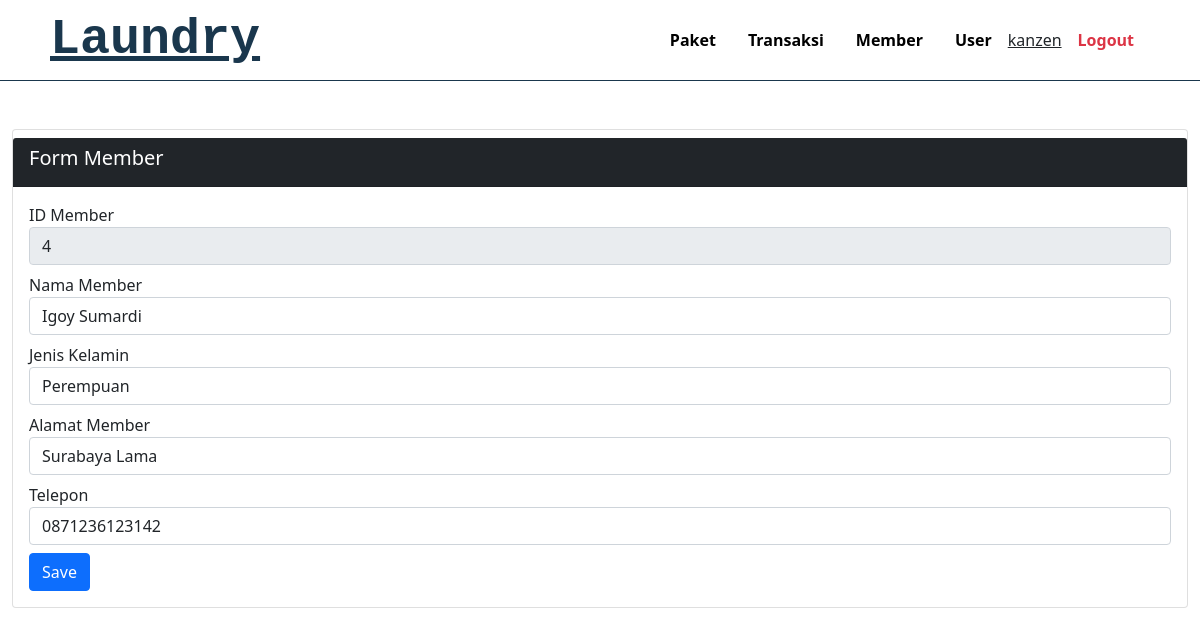
The app's page /form-member.php?id_member=4 (signed in) with its own data.
### tables this page shows
CREATE TABLE `member` (
  `id_member` int(11) NOT NULL,
  `nama_member` varchar(100) NOT NULL,
  `alamat` text NOT NULL,
  `jenis_kelamin` enum('Laki-laki','Perempuan') NOT NULL,
  `tlp` varchar(15) NOT NULL
);

### form-member.php (the view, shortened to what this page needs)
<?php
include "navbar.php";
?>
<!DOCTYPE html>
<html lang="en">
<head>
    <link rel="stylesheet" href="css/bootstrap.min.css">
</head>
<body>
    <div class="container-fluid mt-5">
        <div class="card">
            <div class="card-header bg-dark mt-2">
                <h5 class="text-white">Form Member</h5>
            </div>
            <div class="card-body">
                <?php
                if (isset($_GET["id_member"])) {
                    include "connection.php";
                    $id_member = $_GET["id_member"];
                    $sql = "select * from member where id_member='$id_member'";
                    $hasil = mysqli_query($connect, $sql);
                    $member = mysqli_fetch_array($hasil);
                    ?>
                <form action="process-member.php" method="post">
                    ID Member
                    <input type="text" name="id_member"
                    class="form-control mb-2" required
                    value="<?=$member["id_member"] ?>" readonly>
                    Nama Member
                    <input type="text" name="nama_member"
                    class="form-control mb-2" required
                    value="<?=$member["nama_member"] ?>">
                    Jenis Kelamin
                    <select name="jenis_kelamin" class="form-control mb-2" required>
                        <option value="<?=$member["jenis_kelamin"] ?>">
                            <?=$member["jenis_kelamin"] ?>
                        </option>
                    </select>
                    Alamat Member
                    <input type="text" name="alamat"
                    class="form-control mb-2" required
                    value="<?=$member["alamat"] ?>">
                    Telepon
                    <input type="text" name="tlp"
                    class="form-control mb-2" required
                    value="<?=$member["tlp"] ?>">
                    <button type="submit" class="btn btn-primary btn-block"
                    name="edit_member" onclick="return confirm('Apakah anda yakin?')">
                        Save
                    </button>
                </form>
                    <?php
                }
                ?>
            </div>
        </div>
    </div>
</body>
</html>

### style-navigasi.css (style rules this page uses)
* { text-decoration: none; margin: 0px; padding: 0px; }
body { margin: 0px; padding: 0px; font-family: 'Open Sans',sans-serif; }

### records on screen
member: id_member "4", nama_member "Igoy Sumardi", jenis_kelamin "Perempuan", alamat "Surabaya Lama", tlp "0871236123142"

### other values on screen
$_SESSION["user"]["username"] "kanzen"
